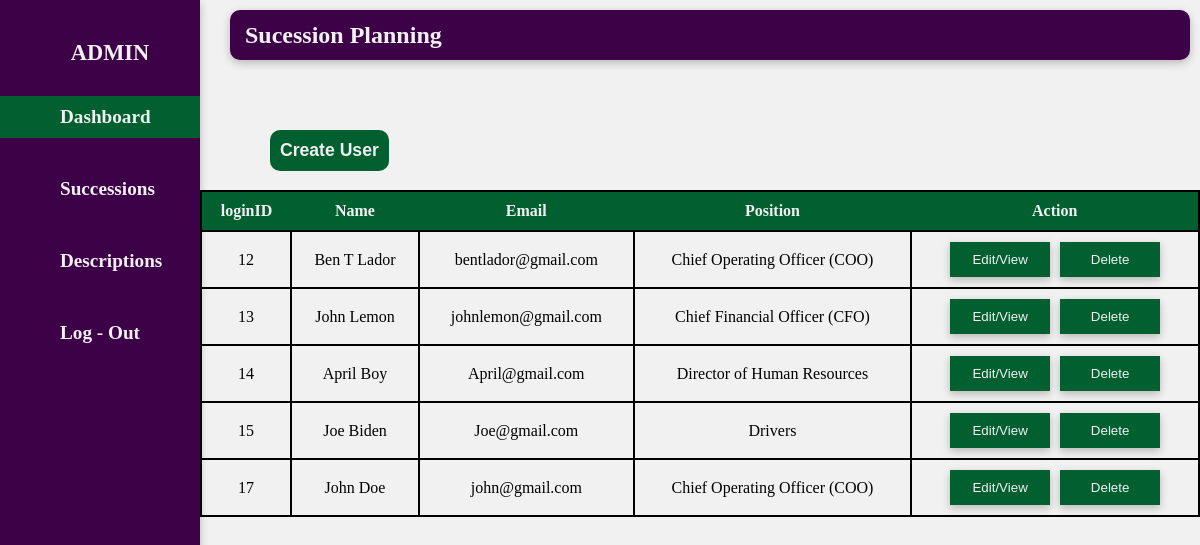
/admin/admin.php (signed in), run on the app's committed database.
### tables this page shows
CREATE TABLE `user_tbl` (
  `loginID` int(11) NOT NULL,
  `Name` varchar(255) NOT NULL,
  `Email` varchar(255) NOT NULL,
  `Password` varchar(255) NOT NULL,
  `Position` varchar(255) NOT NULL,
  `Account_type` int(20) NOT NULL
);

### admin/admin.php (the view, shortened to what this page needs)
<!DOCTYPE html>
<html lang="en">
<head>
    <link rel="stylesheet" href="../fontawesome-free-6.5.2-web/css/all.min.css" />
    <link rel="stylesheet" href="../css/dashboard.css">
</head>
<body>
    <aside>
        <div class="profiles">
            <h1>ADMIN</h1>
        </div>
        <ul>
            <li class="li-act">
                <a href="admin.php">
                    <span>Dashboard</span>
                </a>
            </li>
            <li>
                <a href="">
                    <span>Successions</span>
                </a>
            </li>
            <li class="">
                <a href="">
                    <span>Descriptions</span>
                </a>
            </li>
            <li >
                <a href="../php/logout.php">
                    <span>Log - Out</span>
                </a>
            </li>
        </ul>
    </aside>
    <main>
        <nav>
            <div class="title-sys">
                 <h1>Sucession Planning </h1>
            </div>
        </nav>
        <section>
            <div class="button-create">
                <button onclick="CreateSlot();">Create User</button>
            </div>
                <div class="table-con">
                    <table>
                        <thead>
                            <tr>
                                <th>
                                    loginID
                                </th>
                                <th>
                                    Name
                                </th>
                                <th>
                                   Email
                                </th>
                                <th>
                                    Position
                                </th>
                                <th>
                                    Action
                                </th>
                            </tr>
                        </thead>
                        <tbody>
                            <?php
                            include '../php/config.php';
                           $sql = "SELECT *FROM user_tbl";
                            $result = $connections->query($sql);
                        while($row = $result->fetch_assoc()){
                            $loginID = $row['loginID'];
                                if($row['Account_type'] == 1){
                                    continue;
                                }
                                echo '<tr>
                                    <td>
                                        '.$row['loginID'].'
                                    </td>
                                    <td>
                                        '.$row['Name'].'
                                    </td>
                                    <td>
                                        '.$row['Email'].'
                                    </td>
                                    <td>
                                        '.$row['Position'].'
                                    </td>
                                    <td>
                                        <div class="wrapper-btn">
                                            <button onclick="editUser(\''.$loginID.'\');" class="edit-button" data-loginid="'.$loginID.'">Edit/View</button>
                                            <a href="#" onclick="confirmDelete(\''.$loginID.'\');">
                                                    <button>Delete</button>
                                            </a>
                                        </div>
                                    </td>
                                </tr>';
                            }
                            ?>
                        </tbody>
                    </table>
                </div>
        </section>
    </main>
</body>
</html>

### css/dashboard.css (style rules this page uses)
* { margin: 0; padding: 0; box-sizing: border-box; color: black; }
:root { --background-color: #f1f1f1; --container-color: #02063d; --aside-color: #3c0147; --text-color: #f1f1f1; --secondary-color: #015f30; --secondary-font-color: #4a46d6; --transitions: 0.3s; --box-shadow: rgba(0, 0, 0, 0.24) 0px 3px 8px; }
body { background-color: var(--background-color); }
aside { top: 0; left: 0; position: fixed; width: 200px; height: 100%; background-color: var(--aside-color); box-shadow: var(--box-shadow); }
aside .profiles { margin-top: 40px; display: flex; position: relative; margin-left: 20px; align-items: center; gap: 10px; justify-content: center; }
aside .profiles h1 { color: var(--text-color); font-size: 1.4em; }
aside ul { margin-top: 30px; width: 100%; }
aside ul li { padding: 10px; list-style: none; margin-top: 30px; margin-bottom: 30px; width: 100%; display: flex; justify-content: center; position: relative; flex-direction: column; transition: var(--transitions); }
.li-act { background-color: var(--secondary-color); }
aside ul li a { position: relative; left: 50px; text-decoration: none; }
aside ul li a span { font-size: 1.2em; color: var(--text-color); font-weight: bold; }
main { width: calc(200px- 100%); }
main nav { background-color: var(--aside-color); width: 80%; height: 50px; border-radius: 10px; box-shadow: var(--box-shadow); position: fixed; top: 10px; left: 230px; display: flex; align-items: center; z-index: 20; }
.title-sys { margin-left: 15px; }
.title-sys h1 { color: var(--text-color); }
main section { position: relative; top: 60px; width: calc(100% - 200px); left: 200px; min-height: 90.8vh; max-height: 130vh; }
.table-con { display: flex; justify-content: center; align-items: center; }
.table-con table { width: 1000px; max-height: auto; border: 2px solid black; border-collapse: collapse; margin-top: 130px; }
.table-con table th, td { padding: 10px; text-align: center; }
.table-con table td { border: 2px solid black; }
.table-con table th { background-color: var(--secondary-color); color: var(--text-color); }
.button-create { position: absolute; margin-top: 70px; left: 7%; }
.button-create button { padding: 10px; border-radius: 10px; background-color: var(--secondary-color); border: none; font-weight: bold; cursor: pointer; color: var(--text-color); font-size: 1.1em; transition: var(--transitions); }
.wrapper-btn { display: flex; justify-content: center; align-items: center; gap: 10px; }
.wrapper-btn button { width: 100px; padding: 10px; border: none; box-shadow: var(--box-shadow); cursor: pointer; background-color: var(--secondary-color); color: var(--text-color); transition: var(--transitions); }

### data on the page
user_tbl: loginID "12", Name "Ben T Lador", Email "bentlador@gmail.com", Position "Chief Operating Officer (COO)"
user_tbl: loginID "13", Name "John Lemon", Email "johnlemon@gmail.com", Position "Chief Financial Officer (CFO)"
user_tbl: loginID "14", Name "April Boy", Email "April@gmail.com", Position "Director of Human Resources"
user_tbl: loginID "15", Name "Joe Biden", Email "Joe@gmail.com", Position "Drivers"
user_tbl: loginID "17", Name "John Doe", Email "john@gmail.com", Position "Chief Operating Officer (COO)"
